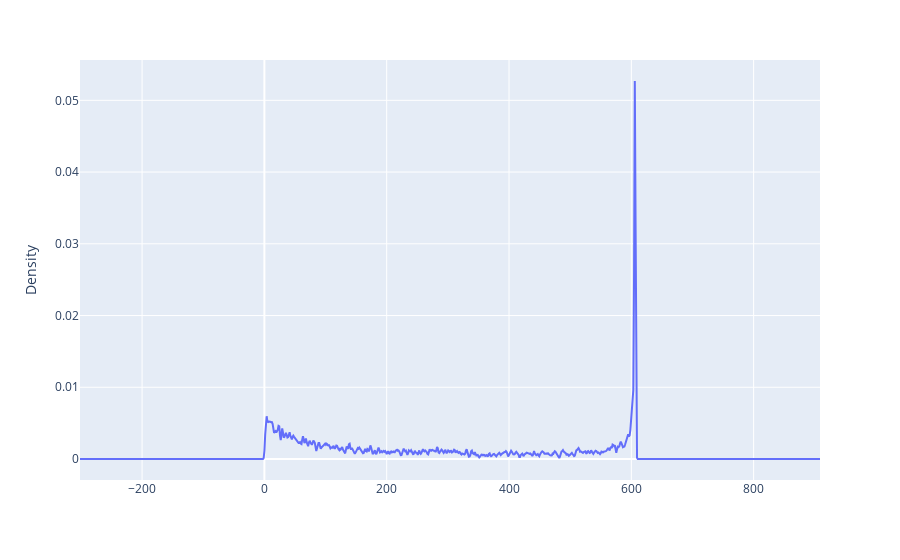

The notebook cell saved with this chart:
### Markdown cell above
#### Days with Sales

### Code cell
pdf = df.pandas_api()
pdf['Days with Sales'].plot.density(bw_method = 1)

### Figure 1 — Plotly figure (JSON) as saved in the notebook; plotly's stock layout.template omitted (floating-point values rounded to 4 significant figures; data arrays with more than 128 entries replaced by an {"elided": "..."} marker saying what was removed)
{"data": [{"hovertemplate": "index=%{x}<br>Density=%{y}<extra></extra>", "legendgroup": "", "line": {"color": "#636efa", "dash": "solid"}, "marker": {"symbol": "circle"}, "mode": "lines", "name": "", "orientation": "v", "showlegend": false, "type": "scatter", "x": {"elided": "1000 float values"}, "xaxis": "x", "y": {"elided": "1000 float values"}, "yaxis": "y"}], "layout": {"legend": {"tracegroupgap": 0}, "margin": {"t": 60}, "xaxis": {"anchor": "y", "domain": [0, 1]}, "yaxis": {"anchor": "x", "domain": [0, 1], "title": {"text": "Density"}}}}
